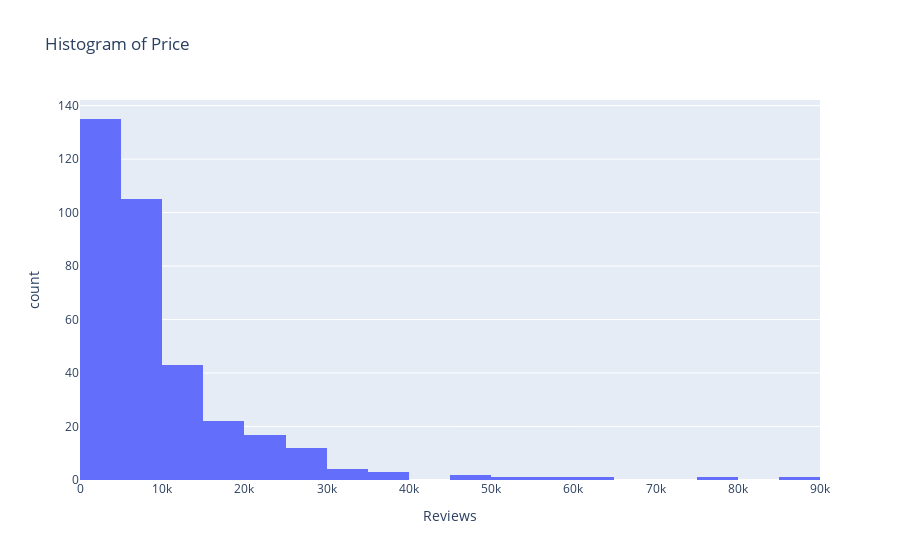

Here is the notebook cell this chart was saved with:
### Code cell
fig = px.histogram(df_books, x='Reviews', title='Histogram of Price')
fig.show()

### Figure 1 — Plotly figure (JSON) as saved in the notebook; plotly's stock layout.template omitted (floating-point values rounded to 4 significant figures; data arrays with more than 128 entries replaced by an {"elided": "..."} marker saying what was removed)
{"data": [{"alignmentgroup": "True", "bingroup": "x", "hovertemplate": "Reviews=%{x}<br>count=%{y}<extra></extra>", "legendgroup": "", "marker": {"color": "#636efa", "pattern": {"shape": ""}}, "name": "", "offsetgroup": "", "orientation": "v", "showlegend": false, "type": "histogram", "x": {"elided": "348 int values"}, "xaxis": "x", "yaxis": "y"}], "layout": {"barmode": "relative", "legend": {"tracegroupgap": 0}, "title": {"text": "Histogram of Price"}, "xaxis": {"anchor": "y", "domain": [0, 1], "title": {"text": "Reviews"}}, "yaxis": {"anchor": "x", "domain": [0, 1], "title": {"text": "count"}}}}
